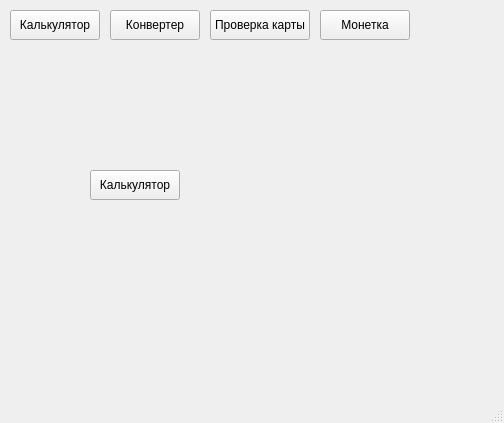
<?xml version="1.0" encoding="UTF-8"?>
<ui version="4.0">
 <class>MainWindow</class>
 <widget class="QMainWindow" name="MainWindow">
  <property name="geometry">
   <rect>
    <x>0</x>
    <y>0</y>
    <width>504</width>
    <height>423</height>
   </rect>
  </property>
  <property name="windowTitle">
   <string>MainWindow</string>
  </property>
  <widget class="QWidget" name="centralwidget">
   <widget class="QPushButton" name="pushButton">
    <property name="geometry">
     <rect>
      <x>10</x>
      <y>10</y>
      <width>90</width>
      <height>30</height>
     </rect>
    </property>
    <property name="text">
     <string>Калькулятор</string>
    </property>
   </widget>
   <widget class="QPushButton" name="pushButton_2">
    <property name="geometry">
     <rect>
      <x>210</x>
      <y>10</y>
      <width>100</width>
      <height>30</height>
     </rect>
    </property>
    <property name="text">
     <string>Проверка карты</string>
    </property>
   </widget>
   <widget class="QPushButton" name="pushButton_3">
    <property name="geometry">
     <rect>
      <x>110</x>
      <y>10</y>
      <width>90</width>
      <height>30</height>
     </rect>
    </property>
    <property name="text">
     <string>Конвертер</string>
    </property>
   </widget>
   <widget class="QPushButton" name="pushButton_4">
    <property name="geometry">
     <rect>
      <x>320</x>
      <y>10</y>
      <width>90</width>
      <height>30</height>
     </rect>
    </property>
    <property name="text">
     <string>Монетка</string>
    </property>
   </widget>
   <widget class="QPushButton" name="pushButton_5">
    <property name="geometry">
     <rect>
      <x>90</x>
      <y>170</y>
      <width>90</width>
      <height>30</height>
     </rect>
    </property>
    <property name="text">
     <string>Калькулятор</string>
    </property>
   </widget>
  </widget>
  <widget class="QMenuBar" name="menubar">
   <property name="geometry">
    <rect>
     <x>0</x>
     <y>0</y>
     <width>504</width>
     <height>21</height>
    </rect>
   </property>
  </widget>
  <widget class="QStatusBar" name="statusbar"/>
 </widget>
 <resources/>
 <connections/>
</ui>
